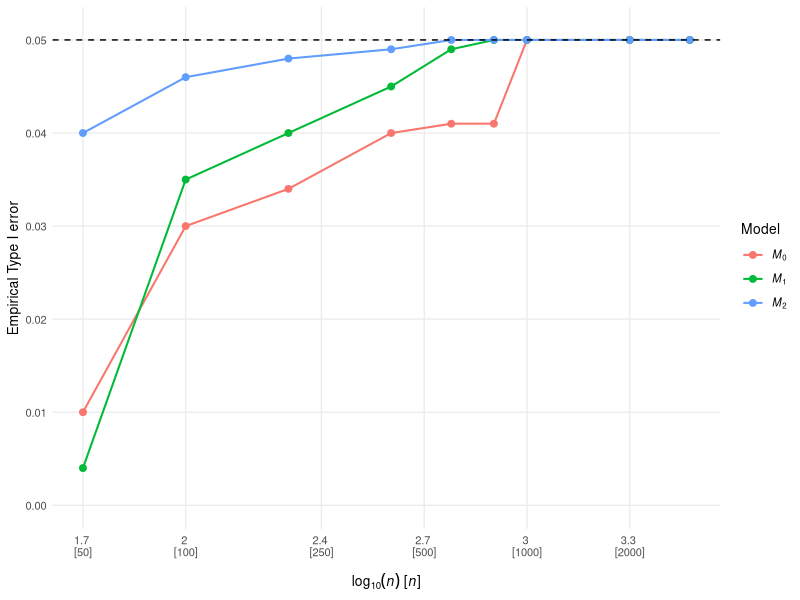
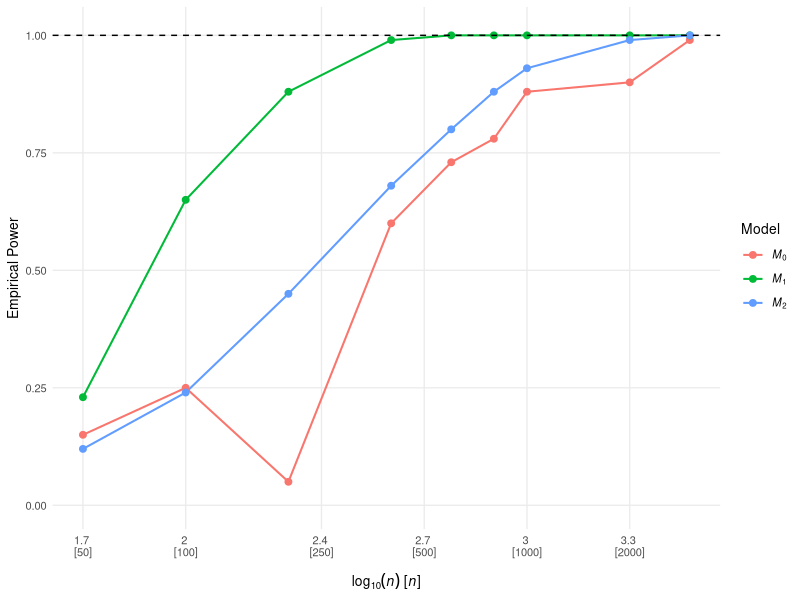

These charts were generated, in order, by the following R code:
## ---- chunk 1
## check availability of ggplot2
if(!require(ggplot2)) install.packages('ggplo2')
require(ggplot2)
## ---- chunk 2
## sample size
n_vals <- c(50, 100, 200, 400, 600, 800, 1000, 2000, 3000)

## results under M0
M0_size  <- c(0.010, 0.030, 0.034, 0.040, 0.041, 0.041, 0.050, 0.05, 0.05)
M0_power <- c(0.150, 0.250, 0.050, 0.600, 0.730, 0.780, 0.880, 0.90, 0.99)

## results under M1
M1_size  <- c(0.004, 0.035, 0.040, 0.045, 0.049, 0.05, 0.050, 0.05, 0.05)
M1_power <- c(0.230, 0.650, 0.880, 0.990, 1.000, 1.00, 1.000, 1.000, 1.000)

## results under M2
M2_size  <- c(0.040, 0.046, 0.048, 0.049, 0.050, 0.050, 0.050, 0.050, 0.050)
M2_power <- c(0.120, 0.240, 0.450, 0.680, 0.800, 0.880, 0.930, 0.990, 1.000)

## put together
df_M0_size  <- data.frame(n = n_vals, value = M0_size)
df_M0_power <- data.frame(n = n_vals, value = M0_power)
df_M1_size  <- data.frame(n = n_vals, value = M1_size)
df_M1_power <- data.frame(n = n_vals, value = M1_power)
df_M2_size  <- data.frame(n = n_vals, value = M2_size)
df_M2_power <- data.frame(n = n_vals, value = M2_power)

## data.frame with Type I error rates for all models
df_size <- rbind(data.frame(df_M0_size, model = "M0"), 
      data.frame(df_M1_size, model = "M1"), 
      data.frame(df_M2_size, model = "M2"))

## data.frame with power for all models
df_power <- rbind(data.frame(df_M0_power, model = "M0"), 
      data.frame(df_M1_power, model = "M1"), 
      data.frame(df_M2_power, model = "M2"))
## ---- chunk 3
# Modificamos la función para que el logaritmo esté en la primera línea
etiquetas_duales_invertidas <- function(x) {
  paste0(round(log10(x), 2), " \n[", x, "]")
}

ggplot(df_size, aes(x = n, y = value, color = model)) +
    geom_line(linewidth = 0.7) +
    geom_point(size = 2) +
    geom_hline(yintercept = 0.05, linetype = "dashed", color = "black") +
    scale_x_log10(
        # El título del eje refleja el nuevo orden: log10(n) arriba, n abajo
        name = expression(paste(log[10](italic(n)), " [", italic(n), "]")), 
        breaks = c(50, 100, 250, 500, 1000, 2000, 4000),
        labels = etiquetas_duales_invertidas
    ) +
    # Leyenda con formato matemático para M0, M1, M2
    scale_color_discrete(
        name = "Model", 
        labels = c(expression(italic(M)[0]), expression(italic(M)[1]), expression(italic(M)[2]))
    ) +
    coord_cartesian(ylim = c(0, 0.051)) +
    labs(y = "Empirical Type I error") +
    theme_minimal(base_size = 10) +
    theme(
        panel.grid.minor = element_blank(),
        legend.position = "right",
        # Ajuste de margen para acomodar las dos líneas de texto
        axis.title.x = element_text(margin = margin(t = 10))
    )
## ---- chunk 4
ggplot(df_power, aes(x = n, y = value, color = model)) +
    geom_line(linewidth = 0.7) +
    geom_point(size = 2) +
    geom_hline(yintercept = 1, linetype = "dashed", color = "black") +
    scale_x_log10(
        # El título del eje refleja el nuevo orden: log10(n) arriba, n abajo
        name = expression(paste(log[10](italic(n)), " [", italic(n), "]")), 
        breaks = c(50, 100, 250, 500, 1000, 2000, 4000),
        labels = etiquetas_duales_invertidas
    ) +
    # Leyenda con formato matemático para M0, M1, M2
    scale_color_discrete(
        name = "Model", 
        labels = c(expression(italic(M)[0]), expression(italic(M)[1]), expression(italic(M)[2]))
    ) +
    coord_cartesian(ylim = c(0, 1.01)) +
    labs(y = "Empirical Power") +
    theme_minimal(base_size = 10) +
    theme(
        panel.grid.minor = element_blank(),
        legend.position = "right",
        # Ajuste de margen para acomodar las dos líneas de texto
        axis.title.x = element_text(margin = margin(t = 10))
    )
